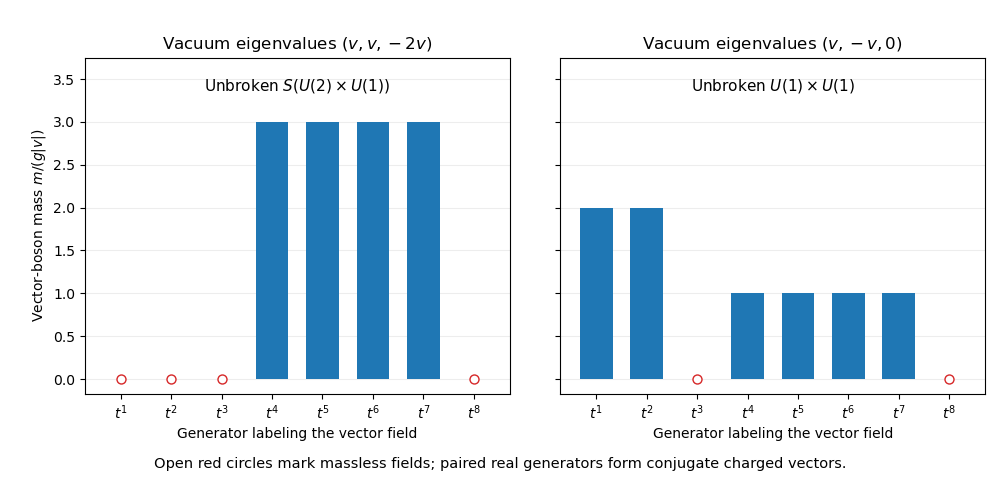

This chart was generated by the following Python code:
"""Original SU(3) adjoint-Higgs spectrum chart; output to cwd."""
from pathlib import Path
import matplotlib
matplotlib.use("Agg")
import matplotlib.pyplot as plt
import numpy as np

generators = np.arange(1, 9)
fig, axes = plt.subplots(1, 2, figsize=(10, 4.8), dpi=100, facecolor="white", sharey=True)
spectra = [[0, 0, 0, 3, 3, 3, 3, 0], [2, 2, 0, 1, 1, 1, 1, 0]]
titles = [r"Vacuum eigenvalues $(v,v,-2v)$", r"Vacuum eigenvalues $(v,-v,0)$"]
subtitles = [r"Unbroken $S(U(2)\times U(1))$", r"Unbroken $U(1)\times U(1)$"]
for ax, masses, title, subtitle in zip(axes, spectra, titles, subtitles):
    masses = np.array(masses)
    ax.bar(generators, masses, color="tab:blue", width=0.65, zorder=3)
    zeros = generators[masses == 0]
    ax.scatter(zeros, np.zeros(len(zeros)), s=42, facecolor="white", edgecolor="tab:red", zorder=5)
    ax.set_xticks(generators, [f"$t^{i}$" for i in generators])
    ax.set(xlabel="Generator labeling the vector field", title=title, ylim=(-0.17, 3.75))
    ax.text(4.5, 3.37, subtitle, ha="center", fontsize=11)
    ax.grid(axis="y", alpha=0.22, zorder=0)
axes[0].set_ylabel(r"Vector-boson mass $m/(g|v|)$")
fig.text(0.5, 0.025, "Open red circles mark massless fields; paired real generators form conjugate charged vectors.",
         ha="center", fontsize=10.5)
fig.subplots_adjust(left=0.085, right=0.985, top=0.88, bottom=0.18, wspace=0.12)
fig.savefig(Path.cwd() / Path(__file__).with_suffix(".png").name, facecolor="white")
